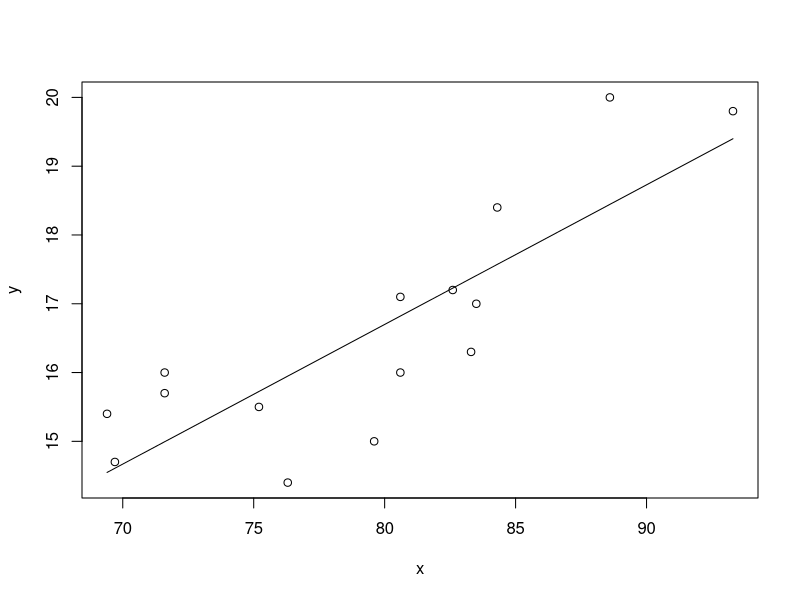
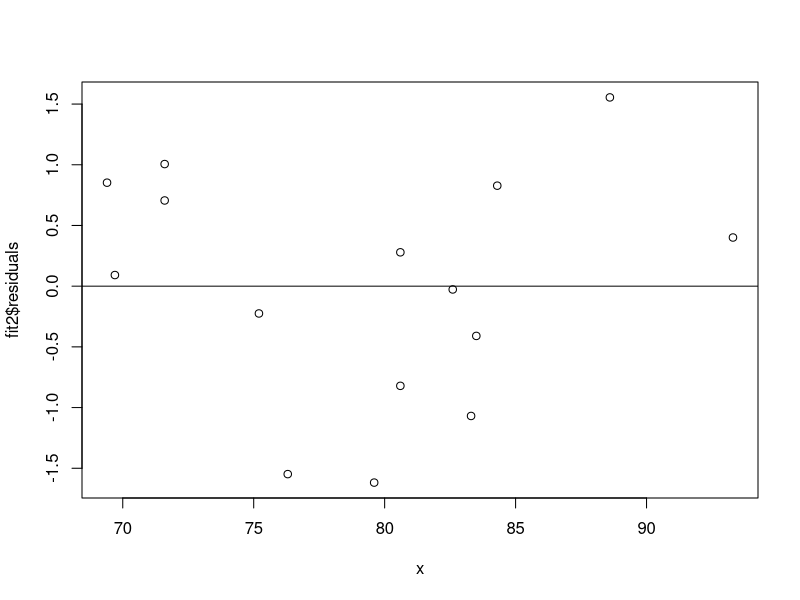
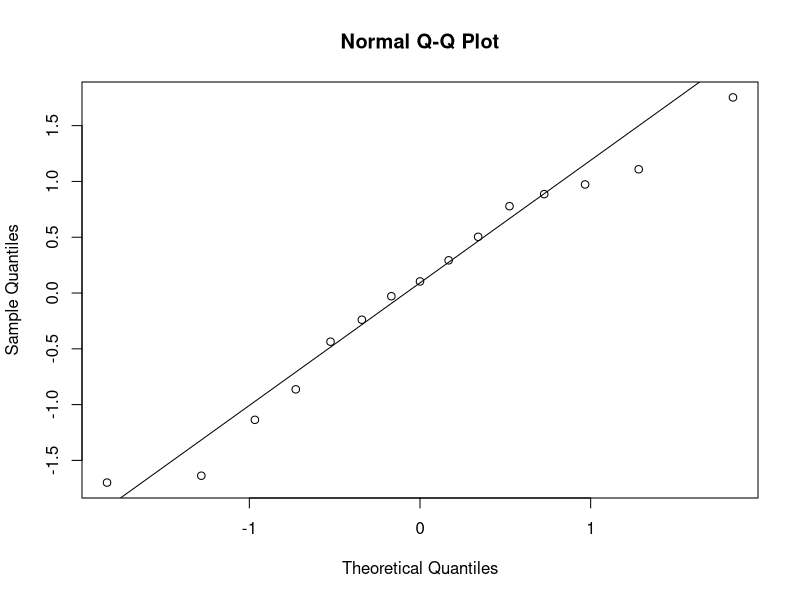

Reproduce these figures in R, in order.
x=c(88.6,71.6,93.3,84.3,80.6,75.2,69.7,71.6,69.4,83.3,79.6,82.6,80.6,83.5,76.3)
y=c(20,16,19.8,18.4,17.1,15.5,14.7,15.7,15.4,16.3,15,17.2,16,17,14.4)
plot(x,y)
fit2=lm(y~x)
lines(x,predict.lm(fit2))
summary(fit2)
summary(fit2$residuals)
plot(x,fit2$residuals)
abline(h=0)
qqnorm(rstandard(fit2))
qqline(rstandard(fit2))
